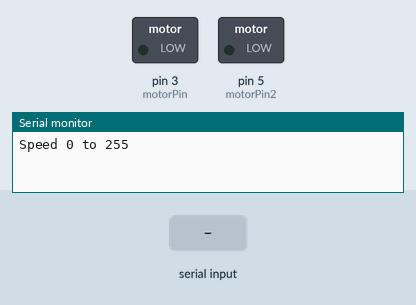
This sketch was run on a simulated Arduino Uno, built with avr-gcc and run on an emulated ATmega328P. Shown: switched loads named in the sketch (green lamp = pin HIGH), the last lines printed to the serial monitor. The test bench sets the inputs (shaded band).

Above: at 1.2 s.
1.3 s: "90,45\n" received over Serial
At 3.2 s:
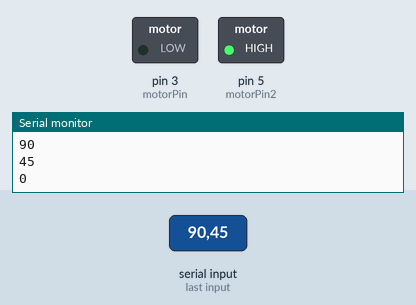
3.8 s: "30,150\n" received over Serial
At 4.4 s:
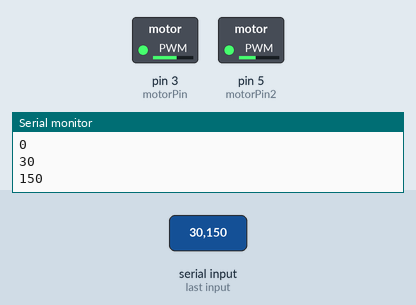
6.3 s: "200\n" received over Serial
At 7.1 s:
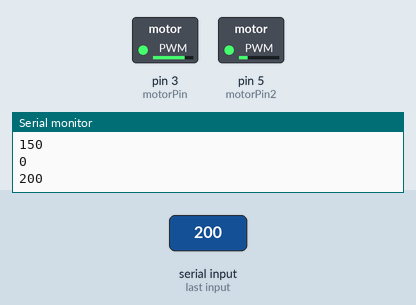
Timing chart, 0 to 9.3 s (numbered marks = the images above; inputs shaded):
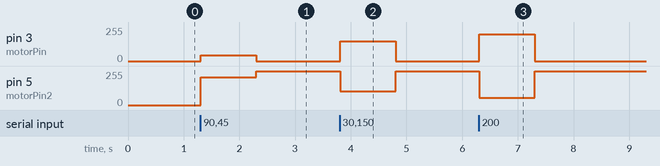

The sketch:

sketch_sep10a.ino
```cpp
int motorPin = 3;
int motorPin2 = 5;
void setup()
{
  pinMode(motorPin, OUTPUT);
  pinMode(motorPin2, OUTPUT);
  Serial.begin(9600);
  while (! Serial);
  Serial.println("Speed 0 to 255");
}


void loop()
{
  if (Serial.available())
  {
    int speed = Serial.parseInt();
    if (speed >= 0 && speed <= 255)
    {
      analogWrite(motorPin, speed);
      int speed2 = 255 - speed;
      analogWrite(motorPin2, speed2);
      Serial.println(speed);
    }
  }
}
```

Measured:
- after the input at 1.3 s, pin 3 (motorPin): 0/255 → 45/255 at once, → 0/255 1.0 s later; pin 5 (motorPin2): 0/255 → 210/255 at once, → 255/255 1.0 s later
- after the input at 3.8 s, pin 3 (motorPin): 0/255 → 150/255 at once, → 0/255 1.0 s later; pin 5 (motorPin2): 255/255 → 105/255 at once, → 255/255 1.0 s later
- after the input at 6.3 s, pin 3 (motorPin): 0/255 → 200/255 at once, → 0/255 1.0 s later; pin 5 (motorPin2): 255/255 → 55/255 at once, → 255/255 1.0 s later
